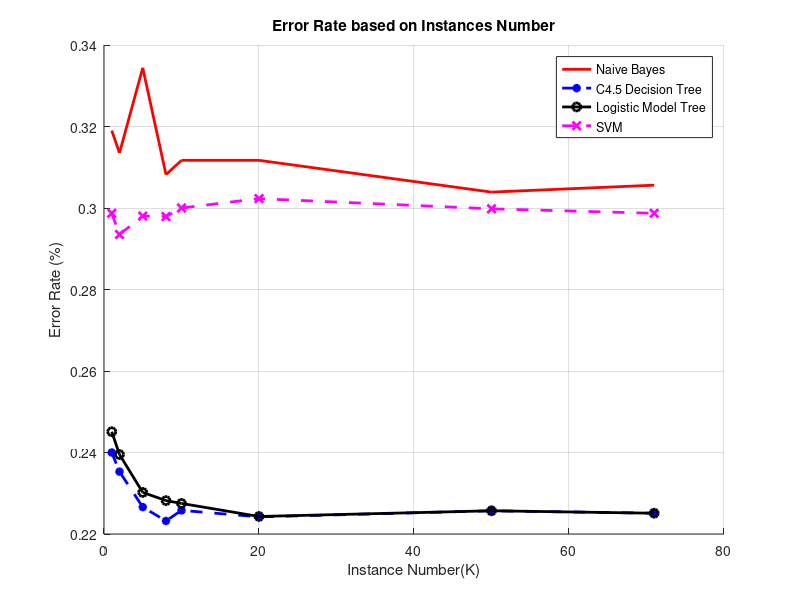

Write the MATLAB code that produced this figure.
X = [1, 2, 5, 8, 10, 20, 50, 70.987];
A = [0.3190,0.3135,0.3344,0.3082,0.3117,0.3117,0.3039,0.3056];
B = [0.2400,0.2353,0.2266,0.2232,0.2258,0.2242,0.2257,0.2251];
C = [0.2451,0.2395,0.2302,0.2282,0.2275,0.2243,0.2257,0.2251];
D = [0.2987,0.2935,0.2980,0.2979,0.3000,0.3023,0.2998,0.2987];

figure;
hold on;
grid;
title('Error Rate based on Instances Number');
xlabel('Instance Number(K)');
ylabel('Error Rate (%)');
plot(X, A, 'r-', 'LineWidth', 2);
hold on;
plot(X, B, 'b--*', 'LineWidth', 2);
hold on;
plot(X, C, 'k-o', 'LineWidth', 2);
hold on;
plot(X, D, 'm--x', 'LineWidth', 2);
legend('Naive Bayes', 'C4.5 Decision Tree', 'Logistic Model Tree','SVM');